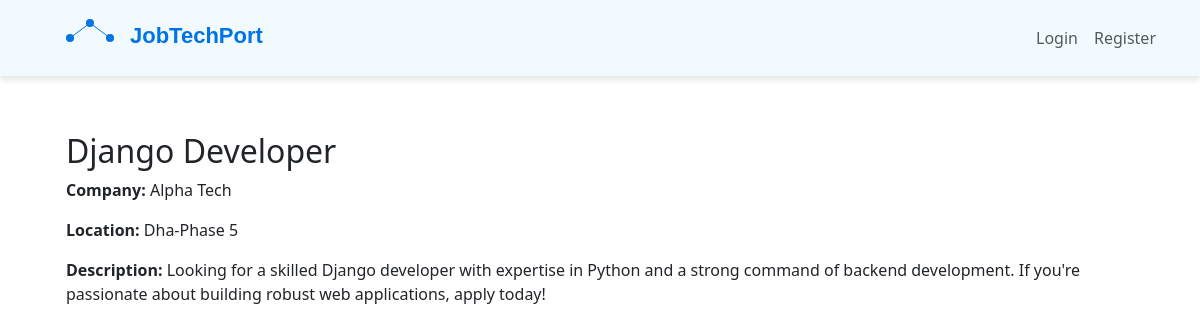
The app's page /job/3/ with its own data.
### jobs/models.py (models this page shows, shortened)
class Job(models.Model):
    title = models.CharField(max_length=255)
    description = models.TextField()
    company = models.CharField(max_length=255)
    location = models.CharField(max_length=100)
    created_at = models.DateTimeField(auto_now_add=True)

### jobs/views.py (the view)
# urls.py: path('job/<int:id>/', views.job_detail, name='job_detail'),
def job_detail(request, id):
    job = get_object_or_404(Job, id=id)
    return render(request, 'jobs/job_detail.html', {'job': job})

### jobs/templates/jobs/job_detail.html (shortened to what this page needs)
{% extends 'jobs/base.html' %}
{% block content %}
<div class="container mt-4">
    <h2>{{ job.title }}</h2>
    <p><strong>Company:</strong> {{ job.company }}</p>
    <p><strong>Location:</strong> {{ job.location }}</p>
    <p><strong>Description:</strong> {{ job.description }}</p>
</div>
{% endblock %}

### jobs/templates/jobs/base.html (style rules this page uses)
body { padding-top: 60px; }

### records on screen
Job: title "Django Developer", company "Alpha Tech", location "Dha-Phase 5", description "Looking for a skilled Django developer with expertise in Python and a strong command of backend development. If you're passionate about building robust web applications, apply today!"
